Frame 1 (no input): blank canvas, image omitted
Frame 60 (no input): blank canvas, image omitted
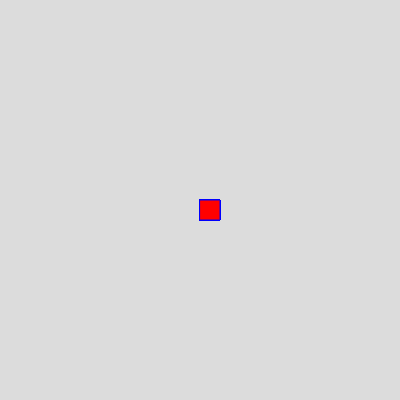
Frame 120 (the mouse pressed at the canvas centre since frame 60)

The p5.js sketch whose frames 1 and 60 were blank and that drew this single picture after the mouse press (run headless with seeded random() and noise() and a simulated clock; from frame 60 on, the mouse is pressed at the canvas centre):

// p5.js sketch
// ── sketch.js
function setup() {
    createCanvas(400, 400);
    background(220);
  }
  
  function draw() {
    stroke("blue")
    
    fill ("red")
    if (mouseIsPressed)
    rect (mouseX,mouseY,20,20)
  
  }
